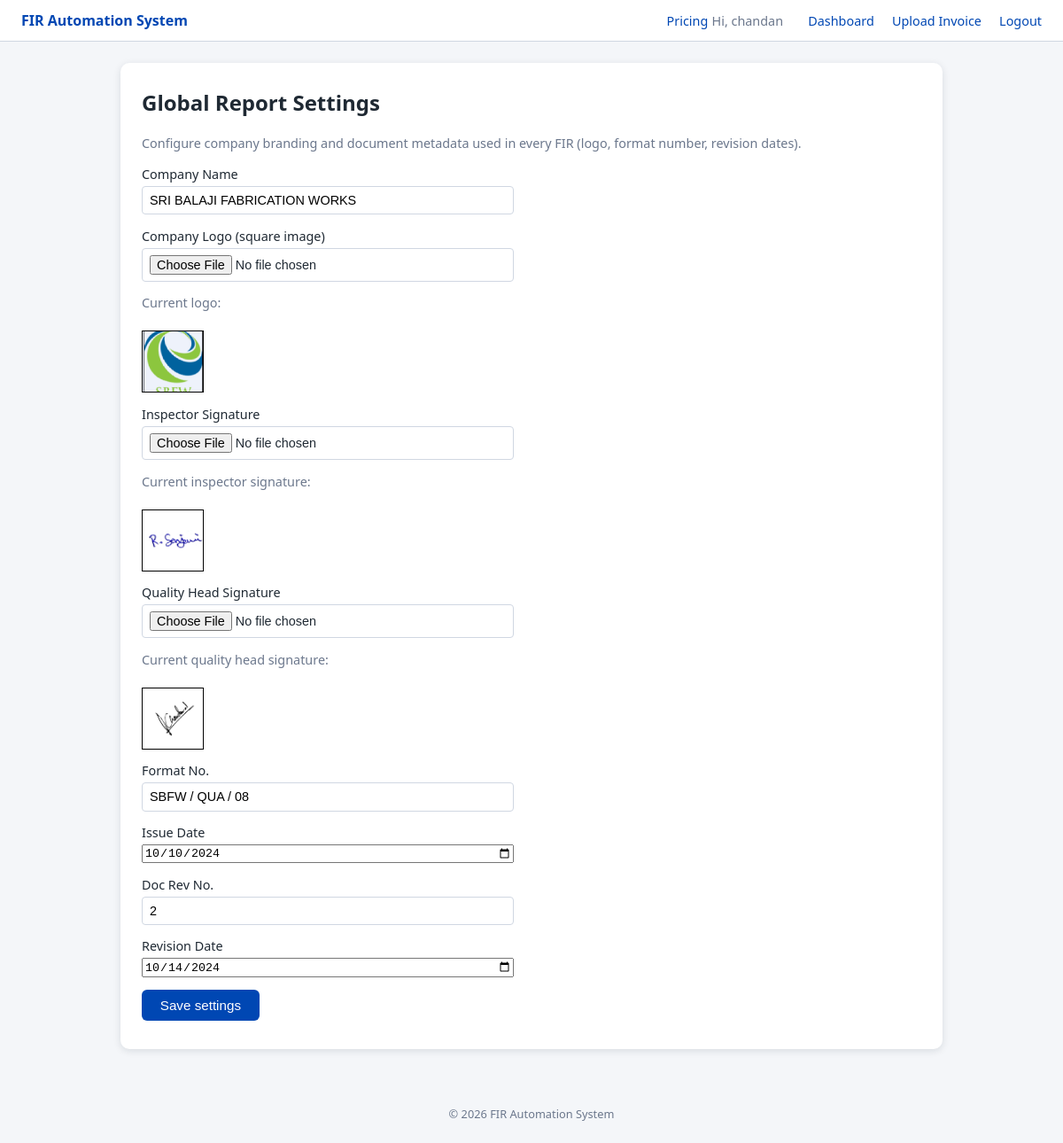
Screenshot of /settings (signed in) with the database file from the repository.
### tables this page shows
CREATE TABLE Users (
    id INTEGER PRIMARY KEY AUTOINCREMENT,
    name TEXT NOT NULL,
    email TEXT NOT NULL UNIQUE,
    password_hash TEXT NOT NULL
);

CREATE TABLE Settings (
    id INTEGER PRIMARY KEY CHECK (id = 1),
    company_name TEXT,
    logo_path TEXT,
    format_no TEXT,
    issue_date TEXT,
    doc_rev_no TEXT,
    rev_date TEXT
, inspector_signature_path TEXT, quality_signature_path TEXT);

### app.py (the view, shortened to what this page needs)
    @app.route("/settings", methods=["GET", "POST"])
    @login_required
    def settings_view():
        conn = get_db_connection()
        settings = conn.execute("SELECT * FROM Settings WHERE id = 1").fetchone()
        if not settings:
            conn.execute("INSERT OR IGNORE INTO Settings (id, company_name) VALUES (1, '')")
            conn.commit()
            settings = conn.execute("SELECT * FROM Settings WHERE id = 1").fetchone()
        conn.close()
        return render_template("settings.html", settings=settings)

### templates/settings.html (shortened to what this page needs)
{% extends "base.html" %}
{% block content %}
<section class="table-page">
  <h2>Global Report Settings</h2>
  <p class="table-page__hint">
    Configure company branding and document metadata used in every FIR (logo, format number, revision dates).
  </p>
  <form method="post" enctype="multipart/form-data" class="form">
    <div class="form__group">
      <label for="company_name">Company Name</label>
      <input id="company_name" name="company_name" type="text" value="{{ settings.company_name or '' }}">
    </div>
    <div class="form__group">
      <label for="logo">Company Logo (square image)</label>
      <input id="logo" name="logo" type="file" accept="image/*">
    </div>
    {% if settings.logo_path %}
      <div class="form__group">
        <span class="table-page__hint">Current logo:</span><br>
        <div style="width:70px;height:70px;border:1px solid #000;overflow:hidden;">
          <img src="{{ settings.logo_path }}" alt="Logo" style="width:100%;height:100%;object-fit:cover;">
        </div>
      </div>
    {% endif %}
    <div class="form__group">
      <label for="inspector_signature">Inspector Signature</label>
      <input id="inspector_signature" name="inspector_signature" type="file" accept="image/*">
    </div>
    {% if settings.inspector_signature_path %}
      <div class="form__group">
        <span class="table-page__hint">Current inspector signature:</span><br>
        <img src="{{ settings.inspector_signature_path }}" alt="Inspector Signature" style="width:70px;height:70px;object-fit:contain;border:1px solid #000;background:#fff;">
      </div>
    {% endif %}
    <div class="form__group">
      <label for="quality_signature">Quality Head Signature</label>
      <input id="quality_signature" name="quality_signature" type="file" accept="image/*">
    </div>
    {% if settings.quality_signature_path %}
      <div class="form__group">
        <span class="table-page__hint">Current quality head signature:</span><br>
        <img src="{{ settings.quality_signature_path }}" alt="Quality Signature" style="width:70px;height:70px;object-fit:contain;border:1px solid #000;background:#fff;">
      </div>
    {% endif %}
    <div class="form__group">
      <label for="format_no">Format No.</label>
      <input id="format_no" name="format_no" type="text" value="{{ settings.format_no or '' }}">
    </div>
    <div class="form__group">
      <label for="issue_date">Issue Date</label>
      <input id="issue_date" name="issue_date" type="date" value="{{ settings.issue_date or '' }}">
    </div>
    <div class="form__group">
      <label for="doc_rev_no">Doc Rev No.</label>
      <input id="doc_rev_no" name="doc_rev_no" type="text" value="{{ settings.doc_rev_no or '' }}">
    </div>
    <div class="form__group">
      <label for="rev_date">Revision Date</label>
      <input id="rev_date" name="rev_date" type="date" value="{{ settings.rev_date or '' }}">
    </div>
    <button class="btn btn--primary" type="submit">Save settings</button>
  </form>
</section>
{% endblock %}

### templates/base.html (shortened to what this page needs)
<!doctype html>
<html lang="en">
<head>
  <link rel="stylesheet" href="{{ url_for('static', filename='css/main.css') }}">
</head>
<body>
  <header class="top-bar">
    <div class="top-bar__brand">
      <span class="brand-name">FIR Automation System</span>
    </div>
    <nav class="top-bar__nav">
      <a href="{{ url_for('pricing') }}">Pricing</a>
      {% if session.get('user_id') %}
        <span class="top-bar__user">Hi, {{ session.get('user_name') }}</span>
        <a href="{{ url_for('dashboard') }}">Dashboard</a>
        <a href="{{ url_for('upload_invoice') }}">Upload Invoice</a>
        <a href="{{ url_for('logout') }}">Logout</a>
      {% else %}
        <a href="{{ url_for('landing') }}">Home</a>
        <a href="{{ url_for('login') }}">Login</a>
        <a href="{{ url_for('signup') }}">Sign up</a>
      {% endif %}
    </nav>
  </header>
  <main class="page-main">
    {% block content %}{% endblock %}
  </main>
  <footer class="page-footer">
    <span>&copy; {{ current_year }} FIR Automation System</span>
  </footer>
</body>
</html>

### static/css/main.css (style rules this page uses)
:root { --color-bg: #f4f6f9; --color-surface: #ffffff; --color-primary: #0047b3; --color-primary-dark: #003580; --color-accent: #00897b; --color-border: #d0d7e2; --color-text: #1f2933; --color-muted: #6b778c; --radius-sm: 4px; --radius-md: 6px; --shadow-soft: 0 2px 8px rgba(15, 35, 52, 0.12); }
*, *::before, *::after { box-sizing: border-box; }
body { margin: 0; font-family: system-ui, -apple-system, BlinkMacSystemFont, "Segoe UI", sans-serif; background: var(--color-bg); color: var(--color-text); }
a { color: var(--color-primary); text-decoration: none; }
.top-bar { position: sticky; top: 0; z-index: 10; display: flex; align-items: center; justify-content: space-between; padding: 0.75rem 1.5rem; background: #ffffff; border-bottom: 1px solid var(--color-border); }
.brand-name { font-weight: 600; color: var(--color-primary); }
.top-bar__nav a { margin-left: 1rem; font-size: 0.9rem; }
.top-bar__user { margin-right: 0.5rem; font-size: 0.9rem; color: var(--color-muted); }
.page-main { max-width: 960px; margin: 1.5rem auto 3rem; padding: 0 1rem; }
.page-footer { text-align: center; padding: 1rem 0 1.5rem; font-size: 0.8rem; color: var(--color-muted); }
.btn { display: inline-flex; align-items: center; justify-content: center; padding: 0.55rem 1.3rem; border-radius: var(--radius-md); border: none; font-size: 0.95rem; cursor: pointer; text-decoration: none; transition: background 0.15s ease, box-shadow 0.15s ease, transform 0.05s ease; }
.btn--primary { background: var(--color-primary); color: #ffffff; }
.auth, .upload, .dashboard, .table-page { background: var(--color-surface); border-radius: 10px; padding: 1.75rem 1.5rem 2rem; box-shadow: var(--shadow-soft); }
.auth h2, .upload h2, .dashboard h2, .table-page h2 { margin-top: 0; }
.form { margin-top: 1rem; max-width: 420px; }
.form__group { display: flex; flex-direction: column; margin-bottom: 0.9rem; }
.form__group label { font-size: 0.9rem; margin-bottom: 0.25rem; }
.form__group input[type="text"], .form__group input[type="email"], .form__group input[type="password"], .form__group input[type="number"], .form__group input[type="file"] { padding: 0.45rem 0.5rem; border-radius: var(--radius-sm); border: 1px solid var(--color-border); font-size: 0.9rem; }
.upload__hint, .table-page__hint { font-size: 0.9rem; color: var(--color-muted); }

### rows the page displays
Users: get "chandan"
Settings: company_name "SRI BALAJI FABRICATION WORKS", logo_path (picture), inspector_signature_path (picture), quality_signature_path (picture), format_no "SBFW / QUA / 08", issue_date "10/10/2024", doc_rev_no "2", rev_date "10/14/2024"
